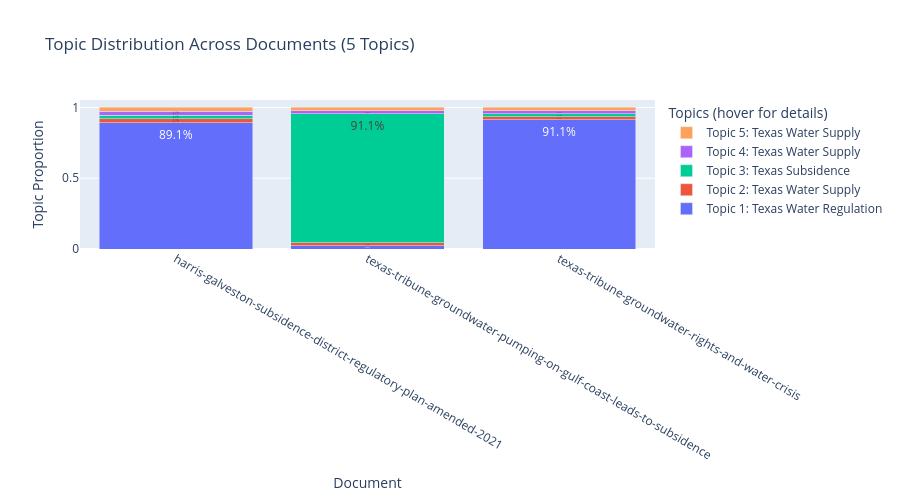

This figure's notebook cell:
### Markdown cell above
### Optional MINT Topic Recommendations

When MINT API settings are configured in `.env`, the notebook can suggest model domains and tags to explore for each topic. These recommendations are optional and do not change the core topic model.

### Code cell
print('Creating topic distribution chart...\n')

topic_df, fig = sbp.plot_topic_distribution(
    doc_topic_dist,
    doc_names,
    topics_info,
    n_topics=n_topics,
)
fig.show()

print('✓ Visualization complete!')
print('\nTip: change n_topics above and rerun Step 3a to compare topic structures.')

### Figure 1 — Plotly figure (JSON) as saved in the notebook; plotly's stock layout.template omitted (floating-point values rounded to 4 significant figures)
{"data": [{"hoverinfo": "text", "hovertext": ["Topic 1: Texas Water Regulation<br>Document: harris-galveston-subsidence-district-regulatory-plan-amended-2021<br>Proportion: 89.1%<br>Keywords: water, regulatory, groundwater, district, said, permittee<br>Description: Regulatory plans and management of groundwater resources in Texas to address water supply and subsidence issues.", "Topic 1: Texas Water Regulation<br>Document: texas-tribune-groundwater-pumping-on-gulf-coast-leads-to-subsidence<br>Proportion: 2.3%<br>Keywords: water, regulatory, groundwater, district, said, permittee<br>Description: Regulatory plans and management of groundwater resources in Texas to address water supply and subsidence issues.", "Topic 1: Texas Water Regulation<br>Document: texas-tribune-groundwater-rights-and-water-crisis<br>Proportion: 91.1%<br>Keywords: water, regulatory, groundwater, district, said, permittee<br>Description: Regulatory plans and management of groundwater resources in Texas to address water supply and subsidence issues."], "name": "Topic 1: Texas Water Regulation", "text": ["89.1%", "2.3%", "91.1%"], "textposition": "auto", "type": "bar", "x": ["harris-galveston-subsidence-district-regulatory-plan-amended-2021", "texas-tribune-groundwater-pumping-on-gulf-coast-leads-to-subsidence", "texas-tribune-groundwater-rights-and-water-crisis"], "y": [0.8914, 0.02261, 0.9114]}, {"hoverinfo": "text", "hovertext": ["Topic 2: Texas Water Supply<br>Document: harris-galveston-subsidence-district-regulatory-plan-amended-2021<br>Proportion: 2.7%<br>Keywords: galveston, alternative water, alternative, areas, water supplies, harris", "Topic 2: Texas Water Supply<br>Document: texas-tribune-groundwater-pumping-on-gulf-coast-leads-to-subsidence<br>Proportion: 2.2%<br>Keywords: galveston, alternative water, alternative, areas, water supplies, harris", "Topic 2: Texas Water Supply<br>Document: texas-tribune-groundwater-rights-and-water-crisis<br>Proportion: 2.2%<br>Keywords: galveston, alternative water, alternative, areas, water supplies, harris"], "name": "Topic 2: Texas Water Supply", "text": ["2.7%", "2.2%", "2.2%"], "textposition": "auto", "type": "bar", "x": ["harris-galveston-subsidence-district-regulatory-plan-amended-2021", "texas-tribune-groundwater-pumping-on-gulf-coast-leads-to-subsidence", "texas-tribune-groundwater-rights-and-water-crisis"], "y": [0.02709, 0.02215, 0.02209]}, {"hoverinfo": "text", "hovertext": ["Topic 3: Texas Subsidence<br>Document: harris-galveston-subsidence-district-regulatory-plan-amended-2021<br>Proportion: 2.7%<br>Keywords: subsidence, water, said, quot, richmond, body<br>Description: Groundwater pumping in Texas causes land subsidence, particularly on the Gulf Coast.", "Topic 3: Texas Subsidence<br>Document: texas-tribune-groundwater-pumping-on-gulf-coast-leads-to-subsidence<br>Proportion: 91.1%<br>Keywords: subsidence, water, said, quot, richmond, body<br>Description: Groundwater pumping in Texas causes land subsidence, particularly on the Gulf Coast.", "Topic 3: Texas Subsidence<br>Document: texas-tribune-groundwater-rights-and-water-crisis<br>Proportion: 2.2%<br>Keywords: subsidence, water, said, quot, richmond, body<br>Description: Groundwater pumping in Texas causes land subsidence, particularly on the Gulf Coast."], "name": "Topic 3: Texas Subsidence", "text": ["2.7%", "91.1%", "2.2%"], "textposition": "auto", "type": "bar", "x": ["harris-galveston-subsidence-district-regulatory-plan-amended-2021", "texas-tribune-groundwater-pumping-on-gulf-coast-leads-to-subsidence", "texas-tribune-groundwater-rights-and-water-crisis"], "y": [0.02731, 0.9109, 0.02233]}, {"hoverinfo": "text", "hovertext": ["Topic 4: Texas Water Supply<br>Document: harris-galveston-subsidence-district-regulatory-plan-amended-2021<br>Proportion: 2.7%<br>Keywords: galveston, alternative water, alternative, areas, water supplies, harris", "Topic 4: Texas Water Supply<br>Document: texas-tribune-groundwater-pumping-on-gulf-coast-leads-to-subsidence<br>Proportion: 2.2%<br>Keywords: galveston, alternative water, alternative, areas, water supplies, harris", "Topic 4: Texas Water Supply<br>Document: texas-tribune-groundwater-rights-and-water-crisis<br>Proportion: 2.2%<br>Keywords: galveston, alternative water, alternative, areas, water supplies, harris"], "name": "Topic 4: Texas Water Supply", "text": ["2.7%", "2.2%", "2.2%"], "textposition": "auto", "type": "bar", "x": ["harris-galveston-subsidence-district-regulatory-plan-amended-2021", "texas-tribune-groundwater-pumping-on-gulf-coast-leads-to-subsidence", "texas-tribune-groundwater-rights-and-water-crisis"], "y": [0.02709, 0.02215, 0.02209]}, {"hoverinfo": "text", "hovertext": ["Topic 5: Texas Water Supply<br>Document: harris-galveston-subsidence-district-regulatory-plan-amended-2021<br>Proportion: 2.7%<br>Keywords: galveston, alternative water, alternative, areas, water supplies, harris", "Topic 5: Texas Water Supply<br>Document: texas-tribune-groundwater-pumping-on-gulf-coast-leads-to-subsidence<br>Proportion: 2.2%<br>Keywords: galveston, alternative water, alternative, areas, water supplies, harris", "Topic 5: Texas Water Supply<br>Document: texas-tribune-groundwater-rights-and-water-crisis<br>Proportion: 2.2%<br>Keywords: galveston, alternative water, alternative, areas, water supplies, harris"], "name": "Topic 5: Texas Water Supply", "text": ["2.7%", "2.2%", "2.2%"], "textposition": "auto", "type": "bar", "x": ["harris-galveston-subsidence-district-regulatory-plan-amended-2021", "texas-tribune-groundwater-pumping-on-gulf-coast-leads-to-subsidence", "texas-tribune-groundwater-rights-and-water-crisis"], "y": [0.02709, 0.02215, 0.02209]}], "layout": {"barmode": "stack", "height": 500, "legend": {"orientation": "v", "title": {"text": "Topics (hover for details)"}, "x": 1.02, "xanchor": "left", "y": 1, "yanchor": "top"}, "title": {"text": "Topic Distribution Across Documents (5 Topics)"}, "xaxis": {"title": {"text": "Document"}}, "yaxis": {"title": {"text": "Topic Proportion"}}}}
